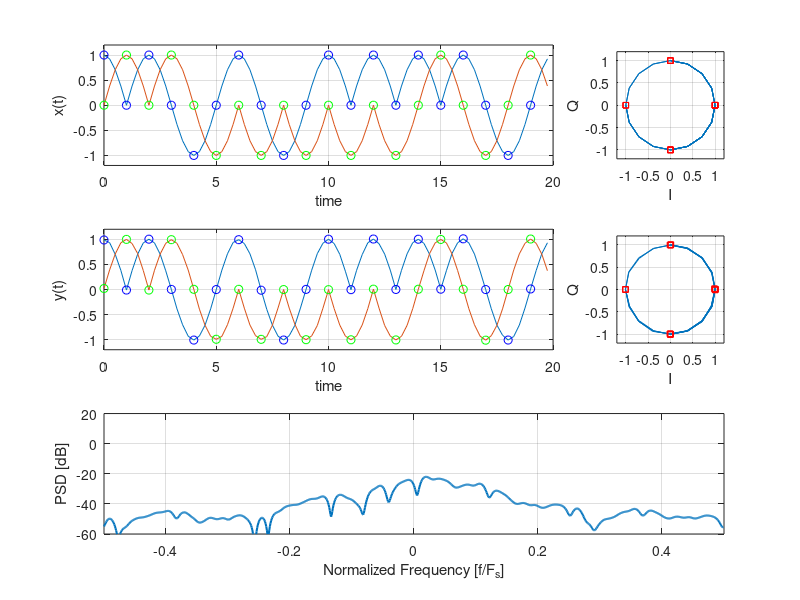

Source code (MATLAB):
% cpfskmodem_example.m : auto-generated file
clear all
close all
k = 4;
h = 0.500000;
num_symbols = 20;
num_samples = 80;
nfft        = 1024;
delay       = 3; % receive filter delay
x   = zeros(1,num_samples);
y   = zeros(1,num_samples);
x(   1) =   1.00000000 + j*  0.00000000;
y(   1) =   0.98671579 + j*  0.02026903;
x(   2) =   0.92387950 + j*  0.38268346;
y(   2) =   0.93290520 + j*  0.39062038;
x(   3) =   0.70710677 + j*  0.70710677;
y(   3) =   0.70018369 + j*  0.70742828;
x(   4) =   0.38268343 + j*  0.92387950;
y(   4) =   0.38166359 + j*  0.93058860;
x(   5) =  -0.00000004 + j*  1.00000000;
y(   5) =  -0.01098744 + j*  0.99856961;
x(   6) =   0.38268343 + j*  0.92387950;
y(   6) =   0.37665483 + j*  0.91593564;
x(   7) =   0.70710683 + j*  0.70710677;
y(   7) =   0.70485592 + j*  0.71608925;
x(   8) =   0.92387956 + j*  0.38268340;
y(   8) =   0.92800540 + j*  0.37757531;
x(   9) =   1.00000000 + j* -0.00000006;
y(   9) =   1.00277257 + j* -0.01098012;
x(  10) =   0.92387956 + j*  0.38268340;
y(  10) =   0.92729324 + j*  0.38476276;
x(  11) =   0.70710683 + j*  0.70710677;
y(  11) =   0.70452249 + j*  0.70490950;
x(  12) =   0.38268343 + j*  0.92387950;
y(  12) =   0.37280306 + j*  0.92103714;
x(  13) =  -0.00000004 + j*  1.00000000;
y(  13) =   0.00194194 + j*  0.99289280;
x(  14) =  -0.38268352 + j*  0.92387950;
y(  14) =  -0.38531673 + j*  0.92010409;
x(  15) =  -0.70710677 + j*  0.70710677;
y(  15) =  -0.70180357 + j*  0.69592094;
x(  16) =  -0.92387950 + j*  0.38268349;
y(  16) =  -0.93007803 + j*  0.38796756;
x(  17) =  -1.00000000 + j*  0.00000015;
y(  17) =  -1.00753939 + j*  0.00378815;
x(  18) =  -0.92387962 + j* -0.38268322;
y(  18) =  -0.92499477 + j* -0.39212415;
x(  19) =  -0.70710701 + j* -0.70710659;
y(  19) =  -0.71127522 + j* -0.71213192;
x(  20) =  -0.38268358 + j* -0.92387950;
y(  20) =  -0.38595253 + j* -0.93268883;
x(  21) =   0.00000001 + j* -1.00000000;
y(  21) =  -0.00108664 + j* -0.99165910;
x(  22) =   0.38268360 + j* -0.92387944;
y(  22) =   0.38544837 + j* -0.93327963;
x(  23) =   0.70710701 + j* -0.70710653;
y(  23) =   0.71169776 + j* -0.70031911;
x(  24) =   0.92387974 + j* -0.38268298;
y(  24) =   0.93664193 + j* -0.37381104;
x(  25) =   1.00000000 + j*  0.00000065;
y(  25) =   0.99263829 + j*  0.00383569;
x(  26) =   0.92387974 + j* -0.38268298;
y(  26) =   0.91551757 + j* -0.37195438;
x(  27) =   0.70710701 + j* -0.70710653;
y(  27) =   0.71123135 + j* -0.70759881;
x(  28) =   0.38268360 + j* -0.92387944;
y(  28) =   0.39367676 + j* -0.91993678;
x(  29) =   0.00000001 + j* -1.00000000;
y(  29) =  -0.01362990 + j* -0.99267638;
x(  30) =  -0.38268358 + j* -0.92387950;
y(  30) =  -0.39612061 + j* -0.93775254;
x(  31) =  -0.70710683 + j* -0.70710671;
y(  31) =  -0.70942533 + j* -0.71207613;
x(  32) =  -0.92387950 + j* -0.38268343;
y(  32) =  -0.92860419 + j* -0.36953309;
x(  33) =  -1.00000000 + j* -0.00000009;
y(  33) =  -1.00667429 + j* -0.00131923;
x(  34) =  -0.92387950 + j* -0.38268343;
y(  34) =  -0.92006391 + j* -0.37114185;
x(  35) =  -0.70710683 + j* -0.70710671;
y(  35) =  -0.71507198 + j* -0.69145292;
x(  36) =  -0.38268358 + j* -0.92387950;
y(  36) =  -0.36829123 + j* -0.93133354;
x(  37) =   0.00000001 + j* -1.00000000;
y(  37) =   0.00242148 + j* -0.99997568;
x(  38) =   0.38268360 + j* -0.92387944;
y(  38) =   0.38431811 + j* -0.92372304;
x(  39) =   0.70710701 + j* -0.70710653;
y(  39) =   0.71364564 + j* -0.71798825;
x(  40) =   0.92387974 + j* -0.38268298;
y(  40) =   0.92114794 + j* -0.37421042;
x(  41) =   1.00000000 + j*  0.00000065;
y(  41) =   1.00216877 + j* -0.00327653;
x(  42) =   0.92387974 + j* -0.38268298;
y(  42) =   0.91592973 + j* -0.37909544;
x(  43) =   0.70710701 + j* -0.70710653;
y(  43) =   0.70194995 + j* -0.70763892;
x(  44) =   0.38268360 + j* -0.92387944;
y(  44) =   0.36440843 + j* -0.92778379;
x(  45) =   0.00000001 + j* -1.00000000;
y(  45) =  -0.00321418 + j* -1.00193012;
x(  46) =   0.38268360 + j* -0.92387944;
y(  46) =   0.38235560 + j* -0.92531991;
x(  47) =   0.70710701 + j* -0.70710653;
y(  47) =   0.69532424 + j* -0.70699692;
x(  48) =   0.92387974 + j* -0.38268298;
y(  48) =   0.93044609 + j* -0.38108715;
x(  49) =   1.00000000 + j*  0.00000065;
y(  49) =   1.00544608 + j*  0.00674568;
x(  50) =   0.92387974 + j* -0.38268298;
y(  50) =   0.91191113 + j* -0.37220779;
x(  51) =   0.70710701 + j* -0.70710653;
y(  51) =   0.70564514 + j* -0.71705806;
x(  52) =   0.38268360 + j* -0.92387944;
y(  52) =   0.38643306 + j* -0.92710227;
x(  53) =   0.00000001 + j* -1.00000000;
y(  53) =   0.00072653 + j* -1.00476241;
x(  54) =   0.38268360 + j* -0.92387944;
y(  54) =   0.38286898 + j* -0.93241262;
x(  55) =   0.70710701 + j* -0.70710653;
y(  55) =   0.71135634 + j* -0.71309072;
x(  56) =   0.92387974 + j* -0.38268298;
y(  56) =   0.93191916 + j* -0.38201326;
x(  57) =   1.00000000 + j*  0.00000065;
y(  57) =   1.00175035 + j*  0.00531236;
x(  58) =   0.92387921 + j*  0.38268417;
y(  58) =   0.91909885 + j*  0.37382877;
x(  59) =   0.70710611 + j*  0.70710748;
y(  59) =   0.70206028 + j*  0.71653813;
x(  60) =   0.38268238 + j*  0.92387998;
y(  60) =   0.38791904 + j*  0.92881548;
x(  61) =  -0.00000129 + j*  1.00000000;
y(  61) =   0.00651861 + j*  0.99736750;
x(  62) =   0.38268238 + j*  0.92387998;
y(  62) =   0.37460503 + j*  0.92803425;
x(  63) =   0.70710611 + j*  0.70710748;
y(  63) =   0.71842802 + j*  0.71051699;
x(  64) =   0.92387921 + j*  0.38268417;
y(  64) =   0.93006003 + j*  0.37858316;
x(  65) =   1.00000000 + j*  0.00000065;
y(  65) =   1.00978863 + j*  0.00489373;
x(  66) =   0.92387974 + j* -0.38268298;
y(  66) =   0.92767459 + j* -0.38265476;
x(  67) =   0.70710701 + j* -0.70710653;
y(  67) =   0.70610476 + j* -0.70208567;
x(  68) =   0.38268360 + j* -0.92387944;
y(  68) =   0.36932164 + j* -0.92879403;
x(  69) =   0.00000001 + j* -1.00000000;
y(  69) =  -0.00121590 + j* -1.00967181;
x(  70) =  -0.38268358 + j* -0.92387950;
y(  70) =  -0.38411278 + j* -0.92018771;
x(  71) =  -0.70710683 + j* -0.70710671;
y(  71) =  -0.70929676 + j* -0.71330130;
x(  72) =  -0.92387950 + j* -0.38268343;
y(  72) =  -0.91055721 + j* -0.38652924;
x(  73) =  -1.00000000 + j* -0.00000009;
y(  73) =  -1.00712669 + j*  0.00018203;
x(  74) =  -0.92387962 + j*  0.38268328;
y(  74) =  -0.93586248 + j*  0.39078015;
x(  75) =  -0.70710695 + j*  0.70710659;
y(  75) =  -0.70676845 + j*  0.71143079;
x(  76) =  -0.38268363 + j*  0.92387944;
y(  76) =  -0.36975366 + j*  0.91973221;
x(  77) =  -0.00000016 + j*  1.00000000;
y(  77) =   0.01081359 + j*  1.00575924;
x(  78) =   0.38268331 + j*  0.92387956;
y(  78) =   0.38053301 + j*  0.91947901;
x(  79) =   0.70710671 + j*  0.70710683;
y(  79) =   0.71431422 + j*  0.70326704;
x(  80) =   0.92387950 + j*  0.38268349;
y(  80) =   0.93091214 + j*  0.37457675;
psd = zeros(1,nfft);
psd(   1) = -54.97084045;
psd(   2) = -54.18815994;
psd(   3) = -53.32052612;
psd(   4) = -52.47687912;
psd(   5) = -51.71901703;
psd(   6) = -51.07700348;
psd(   7) = -50.56320190;
psd(   8) = -50.18128204;
psd(   9) = -49.93109131;
psd(  10) = -49.81114960;
psd(  11) = -49.82006073;
psd(  12) = -49.95716476;
psd(  13) = -50.22300720;
psd(  14) = -50.61966705;
psd(  15) = -51.15113068;
psd(  16) = -51.82360077;
psd(  17) = -52.64580154;
psd(  18) = -53.62896347;
psd(  19) = -54.78576279;
psd(  20) = -56.12652588;
psd(  21) = -57.64667511;
psd(  22) = -59.29283142;
psd(  23) = -60.88646317;
psd(  24) = -62.03766632;
psd(  25) = -62.30720901;
psd(  26) = -61.70396423;
psd(  27) = -60.67251205;
psd(  28) = -59.59539032;
psd(  29) = -58.64305496;
psd(  30) = -57.86133194;
psd(  31) = -57.24527740;
psd(  32) = -56.77130127;
psd(  33) = -56.40815735;
psd(  34) = -56.12065125;
psd(  35) = -55.87141418;
psd(  36) = -55.62384796;
psd(  37) = -55.34683228;
psd(  38) = -55.02004623;
psd(  39) = -54.63756943;
psd(  40) = -54.20745087;
psd(  41) = -53.74736023;
psd(  42) = -53.27873230;
psd(  43) = -52.82137299;
psd(  44) = -52.39045715;
psd(  45) = -51.99535751;
psd(  46) = -51.64004898;
psd(  47) = -51.32387543;
psd(  48) = -51.04301834;
psd(  49) = -50.79174805;
psd(  50) = -50.56387329;
psd(  51) = -50.35387039;
psd(  52) = -50.15783691;
psd(  53) = -49.97405243;
psd(  54) = -49.80283356;
psd(  55) = -49.64617920;
psd(  56) = -49.50685120;
psd(  57) = -49.38743591;
psd(  58) = -49.28945923;
psd(  59) = -49.21274567;
psd(  60) = -49.15504074;
psd(  61) = -49.11197662;
psd(  62) = -49.07748795;
psd(  63) = -49.04454803;
psd(  64) = -49.00619507;
psd(  65) = -48.95659637;
psd(  66) = -48.89192581;
psd(  67) = -48.81086349;
psd(  68) = -48.71447754;
psd(  69) = -48.60551834;
psd(  70) = -48.48747253;
psd(  71) = -48.36351395;
psd(  72) = -48.23574448;
psd(  73) = -48.10478210;
psd(  74) = -47.96985626;
psd(  75) = -47.82924271;
psd(  76) = -47.68099976;
psd(  77) = -47.52375031;
psd(  78) = -47.35739136;
psd(  79) = -47.18341064;
psd(  80) = -47.00489044;
psd(  81) = -46.82611465;
psd(  82) = -46.65198517;
psd(  83) = -46.48728943;
psd(  84) = -46.33615875;
psd(  85) = -46.20163345;
psd(  86) = -46.08544159;
psd(  87) = -45.98796082;
psd(  88) = -45.90834045;
psd(  89) = -45.84472275;
psd(  90) = -45.79450226;
psd(  91) = -45.75451279;
psd(  92) = -45.72132492;
psd(  93) = -45.69128036;
psd(  94) = -45.66062927;
psd(  95) = -45.62558746;
psd(  96) = -45.58246613;
psd(  97) = -45.52792358;
psd(  98) = -45.45934677;
psd(  99) = -45.37534332;
psd( 100) = -45.27632904;
psd( 101) = -45.16492462;
psd( 102) = -45.04620361;
psd( 103) = -44.92753601;
psd( 104) = -44.81814957;
psd( 105) = -44.72851562;
psd( 106) = -44.66968155;
psd( 107) = -44.65260315;
psd( 108) = -44.68766022;
psd( 109) = -44.78429794;
psd( 110) = -44.95074463;
psd( 111) = -45.19372559;
psd( 112) = -45.51801300;
psd( 113) = -45.92562103;
psd( 114) = -46.41448975;
psd( 115) = -46.97600555;
psd( 116) = -47.59134674;
psd( 117) = -48.22643661;
psd( 118) = -48.82744217;
psd( 119) = -49.32124329;
psd( 120) = -49.62929535;
psd( 121) = -49.69642639;
psd( 122) = -49.51874161;
psd( 123) = -49.14513397;
psd( 124) = -48.65119171;
psd( 125) = -48.10935974;
psd( 126) = -47.57402802;
psd( 127) = -47.08001709;
psd( 128) = -46.64710236;
psd( 129) = -46.28524399;
psd( 130) = -45.99848175;
psd( 131) = -45.78749084;
psd( 132) = -45.65108490;
psd( 133) = -45.58691025;
psd( 134) = -45.59191132;
psd( 135) = -45.66225433;
psd( 136) = -45.79322433;
psd( 137) = -45.97907257;
psd( 138) = -46.21273804;
psd( 139) = -46.48579025;
psd( 140) = -46.78852844;
psd( 141) = -47.11041260;
psd( 142) = -47.44093323;
psd( 143) = -47.77079773;
psd( 144) = -48.09328461;
psd( 145) = -48.40537643;
psd( 146) = -48.70821381;
psd( 147) = -49.00668335;
psd( 148) = -49.30809402;
psd( 149) = -49.62028122;
psd( 150) = -49.94960022;
psd( 151) = -50.29886246;
psd( 152) = -50.66580963;
psd( 153) = -51.04193878;
psd( 154) = -51.41228104;
psd( 155) = -51.75658417;
psd( 156) = -52.05218506;
psd( 157) = -52.27858734;
psd( 158) = -52.42265701;
psd( 159) = -52.48170471;
psd( 160) = -52.46324921;
psd( 161) = -52.38143158;
psd( 162) = -52.25191498;
psd( 163) = -52.08780289;
psd( 164) = -51.89771271;
psd( 165) = -51.68589783;
psd( 166) = -51.45401001;
psd( 167) = -51.20336533;
psd( 168) = -50.93695831;
psd( 169) = -50.66058731;
psd( 170) = -50.38293457;
psd( 171) = -50.11462784;
psd( 172) = -49.86690521;
psd( 173) = -49.65019989;
psd( 174) = -49.47315216;
psd( 175) = -49.34189224;
psd( 176) = -49.25980377;
psd( 177) = -49.22735596;
psd( 178) = -49.24228287;
psd( 179) = -49.29971313;
psd( 180) = -49.39245605;
psd( 181) = -49.51130676;
psd( 182) = -49.64562225;
psd( 183) = -49.78385544;
psd( 184) = -49.91434479;
psd( 185) = -50.02617264;
psd( 186) = -50.11007690;
psd( 187) = -50.15921021;
psd( 188) = -50.16978455;
psd( 189) = -50.14151001;
psd( 190) = -50.07769012;
psd( 191) = -49.98501587;
psd( 192) = -49.87300491;
psd( 193) = -49.75318146;
psd( 194) = -49.63803101;
psd( 195) = -49.53999329;
psd( 196) = -49.47041321;
psd( 197) = -49.43864441;
psd( 198) = -49.45125961;
psd( 199) = -49.51128387;
psd( 200) = -49.61738205;
psd( 201) = -49.76302719;
psd( 202) = -49.93587112;
psd( 203) = -50.11747360;
psd( 204) = -50.28434753;
psd( 205) = -50.41062164;
psd( 206) = -50.47296524;
psd( 207) = -50.45608139;
psd( 208) = -50.35713959;
psd( 209) = -50.18602371;
psd( 210) = -49.96183014;
psd( 211) = -49.70722198;
psd( 212) = -49.44331360;
psd( 213) = -49.18637848;
psd( 214) = -48.94689560;
psd( 215) = -48.72978973;
psd( 216) = -48.53572083;
psd( 217) = -48.36248398;
psd( 218) = -48.20676422;
psd( 219) = -48.06547546;
psd( 220) = -47.93693161;
psd( 221) = -47.82150650;
psd( 222) = -47.72168732;
psd( 223) = -47.64173508;
psd( 224) = -47.58694458;
psd( 225) = -47.56278992;
psd( 226) = -47.57406616;
psd( 227) = -47.62430573;
psd( 228) = -47.71533966;
psd( 229) = -47.84705734;
psd( 230) = -48.01747131;
psd( 231) = -48.22307968;
psd( 232) = -48.45930481;
psd( 233) = -48.72138214;
psd( 234) = -49.00528336;
psd( 235) = -49.30889130;
psd( 236) = -49.63292694;
psd( 237) = -49.98171234;
psd( 238) = -50.36365128;
psd( 239) = -50.79121399;
psd( 240) = -51.28121185;
psd( 241) = -51.85494232;
psd( 242) = -52.53933334;
psd( 243) = -53.36933517;
psd( 244) = -54.39291000;
psd( 245) = -55.68058777;
psd( 246) = -57.34642410;
psd( 247) = -59.59747314;
psd( 248) = -62.87675858;
psd( 249) = -68.37712097;
psd( 250) = -75.26139069;
psd( 251) = -66.90086365;
psd( 252) = -61.61128616;
psd( 253) = -58.26622772;
psd( 254) = -55.87349701;
psd( 255) = -54.05543518;
psd( 256) = -52.63504028;
psd( 257) = -51.51766968;
psd( 258) = -50.64859772;
psd( 259) = -49.99511719;
psd( 260) = -49.53796005;
psd( 261) = -49.26704407;
psd( 262) = -49.17929840;
psd( 263) = -49.27793884;
psd( 264) = -49.57266235;
psd( 265) = -50.08094025;
psd( 266) = -50.83055878;
psd( 267) = -51.86412430;
psd( 268) = -53.24621201;
psd( 269) = -55.07104874;
psd( 270) = -57.44586945;
psd( 271) = -60.25777435;
psd( 272) = -61.97306061;
psd( 273) = -60.31751633;
psd( 274) = -57.38015747;
psd( 275) = -54.83369446;
psd( 276) = -52.82440948;
psd( 277) = -51.24102783;
psd( 278) = -49.98067856;
psd( 279) = -48.96984482;
psd( 280) = -48.15663147;
psd( 281) = -47.50314713;
psd( 282) = -46.98031998;
psd( 283) = -46.56450653;
psd( 284) = -46.23520660;
psd( 285) = -45.97347641;
psd( 286) = -45.76093292;
psd( 287) = -45.57920837;
psd( 288) = -45.41015244;
psd( 289) = -45.23661804;
psd( 290) = -45.04395294;
psd( 291) = -44.82173920;
psd( 292) = -44.56520844;
psd( 293) = -44.27577972;
psd( 294) = -43.96037292;
psd( 295) = -43.62969208;
psd( 296) = -43.29608917;
psd( 297) = -42.97154236;
psd( 298) = -42.66621399;
psd( 299) = -42.38755798;
psd( 300) = -42.14002991;
psd( 301) = -41.92515945;
psd( 302) = -41.74183655;
psd( 303) = -41.58686066;
psd( 304) = -41.45557404;
psd( 305) = -41.34262466;
psd( 306) = -41.24279022;
psd( 307) = -41.15175629;
psd( 308) = -41.06666946;
psd( 309) = -40.98643494;
psd( 310) = -40.91157532;
psd( 311) = -40.84378052;
psd( 312) = -40.78514099;
psd( 313) = -40.73730087;
psd( 314) = -40.70068741;
psd( 315) = -40.67390823;
psd( 316) = -40.65351486;
psd( 317) = -40.63408279;
psd( 318) = -40.60880661;
psd( 319) = -40.57044220;
psd( 320) = -40.51248932;
psd( 321) = -40.43042755;
psd( 322) = -40.32250214;
psd( 323) = -40.18997955;
psd( 324) = -40.03665543;
psd( 325) = -39.86784744;
psd( 326) = -39.68920135;
psd( 327) = -39.50559235;
psd( 328) = -39.32040024;
psd( 329) = -39.13521194;
psd( 330) = -38.95002365;
psd( 331) = -38.76371002;
psd( 332) = -38.57481384;
psd( 333) = -38.38227081;
psd( 334) = -38.18610764;
psd( 335) = -37.98778915;
psd( 336) = -37.79028702;
psd( 337) = -37.59774780;
psd( 338) = -37.41500473;
psd( 339) = -37.24691010;
psd( 340) = -37.09776688;
psd( 341) = -36.97080612;
psd( 342) = -36.86785126;
psd( 343) = -36.78907013;
psd( 344) = -36.73292160;
psd( 345) = -36.69615173;
psd( 346) = -36.67391968;
psd( 347) = -36.66002655;
psd( 348) = -36.64727783;
psd( 349) = -36.62795258;
psd( 350) = -36.59445953;
psd( 351) = -36.54005432;
psd( 352) = -36.45968246;
psd( 353) = -36.35067368;
psd( 354) = -36.21329117;
psd( 355) = -36.05094528;
psd( 356) = -35.87005615;
psd( 357) = -35.67959213;
psd( 358) = -35.49041748;
psd( 359) = -35.31459427;
psd( 360) = -35.16474915;
psd( 361) = -35.05364990;
psd( 362) = -34.99393845;
psd( 363) = -34.99815369;
psd( 364) = -35.07887268;
psd( 365) = -35.24911118;
psd( 366) = -35.52287674;
psd( 367) = -35.91599274;
psd( 368) = -36.44724274;
psd( 369) = -37.14004135;
psd( 370) = -38.02478409;
psd( 371) = -39.14220810;
psd( 372) = -40.54732513;
psd( 373) = -42.30948639;
psd( 374) = -44.48175430;
psd( 375) = -46.89913177;
psd( 376) = -48.45731354;
psd( 377) = -47.51826859;
psd( 378) = -45.13218689;
psd( 379) = -42.79956818;
psd( 380) = -40.86549377;
psd( 381) = -39.30406189;
psd( 382) = -38.04338074;
psd( 383) = -37.02291107;
psd( 384) = -36.19767761;
psd( 385) = -35.53471375;
psd( 386) = -35.00953674;
psd( 387) = -34.60355377;
psd( 388) = -34.30229568;
psd( 389) = -34.09416962;
psd( 390) = -33.96957779;
psd( 391) = -33.92018127;
psd( 392) = -33.93833923;
psd( 393) = -34.01661301;
psd( 394) = -34.14732361;
psd( 395) = -34.32216263;
psd( 396) = -34.53194046;
psd( 397) = -34.76651001;
psd( 398) = -35.01495361;
psd( 399) = -35.26611328;
psd( 400) = -35.50950623;
psd( 401) = -35.73647308;
psd( 402) = -35.94138336;
psd( 403) = -36.12247849;
psd( 404) = -36.28211975;
psd( 405) = -36.42629242;
psd( 406) = -36.56352615;
psd( 407) = -36.70352554;
psd( 408) = -36.85585403;
psd( 409) = -37.02886200;
psd( 410) = -37.22896957;
psd( 411) = -37.46025848;
psd( 412) = -37.72430038;
psd( 413) = -38.02020264;
psd( 414) = -38.34484482;
psd( 415) = -38.69341660;
psd( 416) = -39.06026459;
psd( 417) = -39.44022369;
psd( 418) = -39.83029938;
psd( 419) = -40.23164368;
psd( 420) = -40.65129089;
psd( 421) = -41.10348511;
psd( 422) = -41.61006546;
psd( 423) = -42.19985962;
psd( 424) = -42.90658569;
psd( 425) = -43.76295090;
psd( 426) = -44.78311157;
psd( 427) = -45.91076279;
psd( 428) = -46.89337921;
psd( 429) = -47.16560364;
psd( 430) = -46.25650024;
psd( 431) = -44.47422791;
psd( 432) = -42.44681931;
psd( 433) = -40.52204132;
psd( 434) = -38.80711365;
psd( 435) = -37.31399155;
psd( 436) = -36.02680588;
psd( 437) = -34.92435074;
psd( 438) = -33.98645020;
psd( 439) = -33.19508362;
psd( 440) = -32.53395081;
psd( 441) = -31.98765755;
psd( 442) = -31.54080582;
psd( 443) = -31.17721558;
psd( 444) = -30.87939072;
psd( 445) = -30.62841606;
psd( 446) = -30.40456009;
psd( 447) = -30.18870163;
psd( 448) = -29.96454048;
psd( 449) = -29.72114372;
psd( 450) = -29.45489693;
psd( 451) = -29.17012978;
psd( 452) = -28.87806320;
psd( 453) = -28.59457016;
psd( 454) = -28.33760452;
psd( 455) = -28.12507248;
psd( 456) = -27.97352028;
psd( 457) = -27.89764404;
psd( 458) = -27.91032600;
psd( 459) = -28.02308273;
psd( 460) = -28.24663353;
psd( 461) = -28.59152222;
psd( 462) = -29.06875610;
psd( 463) = -29.69034004;
psd( 464) = -30.46961975;
psd( 465) = -31.42101479;
psd( 466) = -32.55797195;
psd( 467) = -33.88598633;
psd( 468) = -35.38230133;
psd( 469) = -36.94433594;
psd( 470) = -38.29586029;
psd( 471) = -38.97203064;
psd( 472) = -38.68582535;
psd( 473) = -37.69666290;
psd( 474) = -36.45719147;
psd( 475) = -35.23576736;
psd( 476) = -34.12508392;
psd( 477) = -33.13725281;
psd( 478) = -32.25744247;
psd( 479) = -31.46562386;
psd( 480) = -30.74437714;
psd( 481) = -30.08121109;
psd( 482) = -29.46859169;
psd( 483) = -28.90295029;
psd( 484) = -28.38333130;
psd( 485) = -27.91004181;
psd( 486) = -27.48350143;
psd( 487) = -27.10340118;
psd( 488) = -26.76818466;
psd( 489) = -26.47475052;
psd( 490) = -26.21843338;
psd( 491) = -25.99317360;
psd( 492) = -25.79187775;
psd( 493) = -25.60703278;
psd( 494) = -25.43144417;
psd( 495) = -25.25909615;
psd( 496) = -25.08597946;
psd( 497) = -24.91068649;
psd( 498) = -24.73471069;
psd( 499) = -24.56232071;
psd( 500) = -24.40012741;
psd( 501) = -24.25644684;
psd( 502) = -24.14066315;
psd( 503) = -24.06269455;
psd( 504) = -24.03265953;
psd( 505) = -24.06075287;
psd( 506) = -24.15735054;
psd( 507) = -24.33326912;
psd( 508) = -24.60019875;
psd( 509) = -24.97126389;
psd( 510) = -25.46175957;
psd( 511) = -26.08997726;
psd( 512) = -26.87802124;
psd( 513) = -27.85190201;
psd( 514) = -29.03866196;
psd( 515) = -30.45259285;
psd( 516) = -32.04539490;
psd( 517) = -33.56306458;
psd( 518) = -34.35544968;
psd( 519) = -33.80251694;
psd( 520) = -32.25376892;
psd( 521) = -30.45732307;
psd( 522) = -28.79091263;
psd( 523) = -27.35150909;
psd( 524) = -26.13864708;
psd( 525) = -25.12837410;
psd( 526) = -24.29507256;
psd( 527) = -23.61668396;
psd( 528) = -23.07522011;
psd( 529) = -22.65612030;
psd( 530) = -22.34739113;
psd( 531) = -22.13882637;
psd( 532) = -22.02133560;
psd( 533) = -21.98634148;
psd( 534) = -22.02520180;
psd( 535) = -22.12866592;
psd( 536) = -22.28636169;
psd( 537) = -22.48632431;
psd( 538) = -22.71469307;
psd( 539) = -22.95570755;
psd( 540) = -23.19223595;
psd( 541) = -23.40695572;
psd( 542) = -23.58423042;
psd( 543) = -23.71232033;
psd( 544) = -23.78530693;
psd( 545) = -23.80398178;
psd( 546) = -23.77532959;
psd( 547) = -23.71078300;
psd( 548) = -23.62394524;
psd( 549) = -23.52842522;
psd( 550) = -23.43629456;
psd( 551) = -23.35722923;
psd( 552) = -23.29822731;
psd( 553) = -23.26368141;
psd( 554) = -23.25564384;
psd( 555) = -23.27421570;
psd( 556) = -23.31791306;
psd( 557) = -23.38410187;
psd( 558) = -23.46942139;
psd( 559) = -23.57024765;
psd( 560) = -23.68316269;
psd( 561) = -23.80540657;
psd( 562) = -23.93526077;
psd( 563) = -24.07230377;
psd( 564) = -24.21751404;
psd( 565) = -24.37317657;
psd( 566) = -24.54261017;
psd( 567) = -24.72980499;
psd( 568) = -24.93892670;
psd( 569) = -25.17382812;
psd( 570) = -25.43757248;
psd( 571) = -25.73191643;
psd( 572) = -26.05687714;
psd( 573) = -26.41021919;
psd( 574) = -26.78702354;
psd( 575) = -27.17928696;
psd( 576) = -27.57571983;
psd( 577) = -27.96195602;
psd( 578) = -28.32139015;
psd( 579) = -28.63686752;
psd( 580) = -28.89312363;
psd( 581) = -29.07942200;
psd( 582) = -29.19158745;
psd( 583) = -29.23249817;
psd( 584) = -29.21092796;
psd( 585) = -29.13916779;
psd( 586) = -29.03044510;
psd( 587) = -28.89683914;
psd( 588) = -28.74813271;
psd( 589) = -28.59147835;
psd( 590) = -28.43166351;
psd( 591) = -28.27171516;
psd( 592) = -28.11363029;
psd( 593) = -27.95902252;
psd( 594) = -27.80969238;
psd( 595) = -27.66792679;
psd( 596) = -27.53667450;
psd( 597) = -27.41945648;
psd( 598) = -27.32017899;
psd( 599) = -27.24280930;
psd( 600) = -27.19100571;
psd( 601) = -27.16772270;
psd( 602) = -27.17480850;
psd( 603) = -27.21256065;
psd( 604) = -27.27931786;
psd( 605) = -27.37102890;
psd( 606) = -27.48091888;
psd( 607) = -27.59932327;
psd( 608) = -27.71388817;
psd( 609) = -27.81041336;
psd( 610) = -27.87442207;
psd( 611) = -27.89346886;
psd( 612) = -27.85964584;
psd( 613) = -27.77154732;
psd( 614) = -27.63490868;
psd( 615) = -27.46164513;
psd( 616) = -27.26774979;
psd( 617) = -27.07084465;
psd( 618) = -26.88814354;
psd( 619) = -26.73515701;
psd( 620) = -26.62514114;
psd( 621) = -26.56910133;
psd( 622) = -26.57609940;
psd( 623) = -26.65367508;
psd( 624) = -26.80830765;
psd( 625) = -27.04581261;
psd( 626) = -27.37167168;
psd( 627) = -27.79124832;
psd( 628) = -28.30982399;
psd( 629) = -28.93238068;
psd( 630) = -29.66279984;
psd( 631) = -30.50208092;
psd( 632) = -31.44450760;
psd( 633) = -32.47010803;
psd( 634) = -33.53147888;
psd( 635) = -34.53575897;
psd( 636) = -35.33621597;
psd( 637) = -35.76961899;
psd( 638) = -35.75381851;
psd( 639) = -35.35488129;
psd( 640) = -34.73175049;
psd( 641) = -34.03548431;
psd( 642) = -33.36420822;
psd( 643) = -32.76844406;
psd( 644) = -32.26908493;
psd( 645) = -31.87123299;
psd( 646) = -31.57222939;
psd( 647) = -31.36575699;
psd( 648) = -31.24378395;
psd( 649) = -31.19745255;
psd( 650) = -31.21744347;
psd( 651) = -31.29415703;
psd( 652) = -31.41787338;
psd( 653) = -31.57895279;
psd( 654) = -31.76818085;
psd( 655) = -31.97717857;
psd( 656) = -32.19889832;
psd( 657) = -32.42805099;
psd( 658) = -32.66143036;
psd( 659) = -32.89791870;
psd( 660) = -33.13832092;
psd( 661) = -33.38485718;
psd( 662) = -33.64059067;
psd( 663) = -33.90877151;
psd( 664) = -34.19226456;
psd( 665) = -34.49311066;
psd( 666) = -34.81226730;
psd( 667) = -35.14947891;
psd( 668) = -35.50333405;
psd( 669) = -35.87141418;
psd( 670) = -36.25050354;
psd( 671) = -36.63687134;
psd( 672) = -37.02645874;
psd( 673) = -37.41500854;
psd( 674) = -37.79809189;
psd( 675) = -38.17095184;
psd( 676) = -38.52827454;
psd( 677) = -38.86401367;
psd( 678) = -39.17124557;
psd( 679) = -39.44247437;
psd( 680) = -39.67017746;
psd( 681) = -39.84783936;
psd( 682) = -39.97114944;
psd( 683) = -40.03903961;
psd( 684) = -40.05431747;
psd( 685) = -40.02354050;
psd( 686) = -39.95627975;
psd( 687) = -39.86393738;
psd( 688) = -39.75853348;
psd( 689) = -39.65169144;
psd( 690) = -39.55393982;
psd( 691) = -39.47433472;
psd( 692) = -39.42029190;
psd( 693) = -39.39752579;
psd( 694) = -39.41001511;
psd( 695) = -39.45993042;
psd( 696) = -39.54743195;
psd( 697) = -39.67044830;
psd( 698) = -39.82439041;
psd( 699) = -40.00186157;
psd( 700) = -40.19262695;
psd( 701) = -40.38395691;
psd( 702) = -40.56160355;
psd( 703) = -40.71161652;
psd( 704) = -40.82266235;
psd( 705) = -40.88842773;
psd( 706) = -40.90920258;
psd( 707) = -40.89198303;
psd( 708) = -40.84902191;
psd( 709) = -40.79547882;
psd( 710) = -40.74687195;
psd( 711) = -40.71706772;
psd( 712) = -40.71703339;
psd( 713) = -40.75421906;
psd( 714) = -40.83237076;
psd( 715) = -40.95162964;
psd( 716) = -41.10865784;
psd( 717) = -41.29697418;
psd( 718) = -41.50728607;
psd( 719) = -41.72812653;
psd( 720) = -41.94671249;
psd( 721) = -42.15015411;
psd( 722) = -42.32679367;
psd( 723) = -42.46748352;
psd( 724) = -42.56644821;
psd( 725) = -42.62144470;
psd( 726) = -42.63339996;
psd( 727) = -42.60545731;
psd( 728) = -42.54203415;
psd( 729) = -42.44807816;
psd( 730) = -42.32860184;
psd( 731) = -42.18855286;
psd( 732) = -42.03288269;
psd( 733) = -41.86656570;
psd( 734) = -41.69463730;
psd( 735) = -41.52203369;
psd( 736) = -41.35345459;
psd( 737) = -41.19308090;
psd( 738) = -41.04442215;
psd( 739) = -40.91016388;
psd( 740) = -40.79217529;
psd( 741) = -40.69149780;
psd( 742) = -40.60849762;
psd( 743) = -40.54298782;
psd( 744) = -40.49438095;
psd( 745) = -40.46184540;
psd( 746) = -40.44442749;
psd( 747) = -40.44109726;
psd( 748) = -40.45089722;
psd( 749) = -40.47294617;
psd( 750) = -40.50659943;
psd( 751) = -40.55155945;
psd( 752) = -40.60805893;
psd( 753) = -40.67710114;
psd( 754) = -40.76068878;
psd( 755) = -40.86201477;
psd( 756) = -40.98562241;
psd( 757) = -41.13737106;
psd( 758) = -41.32441711;
psd( 759) = -41.55500412;
psd( 760) = -41.83811951;
psd( 761) = -42.18318558;
psd( 762) = -42.59943390;
psd( 763) = -43.09509277;
psd( 764) = -43.67591476;
psd( 765) = -44.34247971;
psd( 766) = -45.08547974;
psd( 767) = -45.87743759;
psd( 768) = -46.66098022;
psd( 769) = -47.33871841;
psd( 770) = -47.78232193;
psd( 771) = -47.88243103;
psd( 772) = -47.61894989;
psd( 773) = -47.07711792;
psd( 774) = -46.38862228;
psd( 775) = -45.66789246;
psd( 776) = -44.98946381;
psd( 777) = -44.39382553;
psd( 778) = -43.89979553;
psd( 779) = -43.51421738;
psd( 780) = -43.23794937;
psd( 781) = -43.06911087;
psd( 782) = -43.00483322;
psd( 783) = -43.04212952;
psd( 784) = -43.17828751;
psd( 785) = -43.41097260;
psd( 786) = -43.73822784;
psd( 787) = -44.15818024;
psd( 788) = -44.66871643;
psd( 789) = -45.26678085;
psd( 790) = -45.94744873;
psd( 791) = -46.70247650;
psd( 792) = -47.51839447;
psd( 793) = -48.37429047;
psd( 794) = -49.24001312;
psd( 795) = -50.07641602;
psd( 796) = -50.84019470;
psd( 797) = -51.49440384;
psd( 798) = -52.02178192;
psd( 799) = -52.43307114;
psd( 800) = -52.76392365;
psd( 801) = -53.06272125;
psd( 802) = -53.37724686;
psd( 803) = -53.74601364;
psd( 804) = -54.19422913;
psd( 805) = -54.73182297;
psd( 806) = -55.35064697;
psd( 807) = -56.01926804;
psd( 808) = -56.67631531;
psd( 809) = -57.22924805;
psd( 810) = -57.57220459;
psd( 811) = -57.62951660;
psd( 812) = -57.39822769;
psd( 813) = -56.94571686;
psd( 814) = -56.36551285;
psd( 815) = -55.73629761;
psd( 816) = -55.10794067;
psd( 817) = -54.50540543;
psd( 818) = -53.93814468;
psd( 819) = -53.40784454;
psd( 820) = -52.91373825;
psd( 821) = -52.45538330;
psd( 822) = -52.03363800;
psd( 823) = -51.65065002;
psd( 824) = -51.30902863;
psd( 825) = -51.01096344;
psd( 826) = -50.75741577;
psd( 827) = -50.54748535;
psd( 828) = -50.37821198;
psd( 829) = -50.24447632;
psd( 830) = -50.13938904;
psd( 831) = -50.05485153;
psd( 832) = -49.98239136;
psd( 833) = -49.91410065;
psd( 834) = -49.84343719;
psd( 835) = -49.76580048;
psd( 836) = -49.67868042;
psd( 837) = -49.58119965;
psd( 838) = -49.47343445;
psd( 839) = -49.35556793;
psd( 840) = -49.22717667;
psd( 841) = -49.08697510;
psd( 842) = -48.93286133;
psd( 843) = -48.76240540;
psd( 844) = -48.57373810;
psd( 845) = -48.36615753;
psd( 846) = -48.14075470;
psd( 847) = -47.90048981;
psd( 848) = -47.64989471;
psd( 849) = -47.39448166;
psd( 850) = -47.13999939;
psd( 851) = -46.89179230;
psd( 852) = -46.65434265;
psd( 853) = -46.43106461;
psd( 854) = -46.22428894;
psd( 855) = -46.03540802;
psd( 856) = -45.86507416;
psd( 857) = -45.71340561;
psd( 858) = -45.58009720;
psd( 859) = -45.46438217;
psd( 860) = -45.36494827;
psd( 861) = -45.27969742;
psd( 862) = -45.20547485;
psd( 863) = -45.13791656;
psd( 864) = -45.07135773;
psd( 865) = -44.99918365;
psd( 866) = -44.91441727;
psd( 867) = -44.81075287;
psd( 868) = -44.68379974;
psd( 869) = -44.53222275;
psd( 870) = -44.35844040;
psd( 871) = -44.16874695;
psd( 872) = -43.97263336;
psd( 873) = -43.78174591;
psd( 874) = -43.60859299;
psd( 875) = -43.46550369;
psd( 876) = -43.36379623;
psd( 877) = -43.31334686;
psd( 878) = -43.32238007;
psd( 879) = -43.39743805;
psd( 880) = -43.54332733;
psd( 881) = -43.76309967;
psd( 882) = -44.05771637;
psd( 883) = -44.42552948;
psd( 884) = -44.86123657;
psd( 885) = -45.35425568;
psd( 886) = -45.88646317;
psd( 887) = -46.42948914;
psd( 888) = -46.94288635;
psd( 889) = -47.37551117;
psd( 890) = -47.67369843;
psd( 891) = -47.79642105;
psd( 892) = -47.73131561;
psd( 893) = -47.49983978;
psd( 894) = -47.14767075;
psd( 895) = -46.72774506;
psd( 896) = -46.28706360;
psd( 897) = -45.86108780;
psd( 898) = -45.47373962;
psd( 899) = -45.13969421;
psd( 900) = -44.86701584;
psd( 901) = -44.65919495;
psd( 902) = -44.51657104;
psd( 903) = -44.43717194;
psd( 904) = -44.41719818;
psd( 905) = -44.45133209;
psd( 906) = -44.53289032;
psd( 907) = -44.65403748;
psd( 908) = -44.80610657;
psd( 909) = -44.98014832;
psd( 910) = -45.16757965;
psd( 911) = -45.36101532;
psd( 912) = -45.55511475;
psd( 913) = -45.74708557;
psd( 914) = -45.93688583;
psd( 915) = -46.12683868;
psd( 916) = -46.32089233;
psd( 917) = -46.52354813;
psd( 918) = -46.73877716;
psd( 919) = -46.96910858;
psd( 920) = -47.21491241;
psd( 921) = -47.47416687;
psd( 922) = -47.74242783;
psd( 923) = -48.01337433;
psd( 924) = -48.27956772;
psd( 925) = -48.53356171;
psd( 926) = -48.76901245;
psd( 927) = -48.98142242;
psd( 928) = -49.16847229;
psd( 929) = -49.32962036;
psd( 930) = -49.46517181;
psd( 931) = -49.57528687;
psd( 932) = -49.65904236;
psd( 933) = -49.71417999;
psd( 934) = -49.73749542;
psd( 935) = -49.72591782;
psd( 936) = -49.67784882;
psd( 937) = -49.59437943;
psd( 938) = -49.47994232;
psd( 939) = -49.34204865;
psd( 940) = -49.19026947;
psd( 941) = -49.03507996;
psd( 942) = -48.88639450;
psd( 943) = -48.75268936;
psd( 944) = -48.64044952;
psd( 945) = -48.55403137;
psd( 946) = -48.49568176;
psd( 947) = -48.46600342;
psd( 948) = -48.46416473;
psd( 949) = -48.48826599;
psd( 950) = -48.53563309;
psd( 951) = -48.60284805;
psd( 952) = -48.68578339;
psd( 953) = -48.77945328;
psd( 954) = -48.87791443;
psd( 955) = -48.97422791;
psd( 956) = -49.06066895;
psd( 957) = -49.12942886;
psd( 958) = -49.17356491;
psd( 959) = -49.18836594;
psd( 960) = -49.17250824;
psd( 961) = -49.12879944;
psd( 962) = -49.06407928;
psd( 963) = -48.98836136;
psd( 964) = -48.91334534;
psd( 965) = -48.85083771;
psd( 966) = -48.81122589;
psd( 967) = -48.80243683;
psd( 968) = -48.82916260;
psd( 969) = -48.89236832;
psd( 970) = -48.98905945;
psd( 971) = -49.11231232;
psd( 972) = -49.25156403;
psd( 973) = -49.39355850;
psd( 974) = -49.52365112;
psd( 975) = -49.62802887;
psd( 976) = -49.69586182;
psd( 977) = -49.72120667;
psd( 978) = -49.70371246;
psd( 979) = -49.64798737;
psd( 980) = -49.56174850;
psd( 981) = -49.45373154;
psd( 982) = -49.33177948;
psd( 983) = -49.20171738;
psd( 984) = -49.06707764;
psd( 985) = -48.92951202;
psd( 986) = -48.78955460;
psd( 987) = -48.64759445;
psd( 988) = -48.50461578;
psd( 989) = -48.36270142;
psd( 990) = -48.22509003;
psd( 991) = -48.09590912;
psd( 992) = -47.97962952;
psd( 993) = -47.88045883;
psd( 994) = -47.80178452;
psd( 995) = -47.74583817;
psd( 996) = -47.71345139;
psd( 997) = -47.70411682;
psd( 998) = -47.71614456;
psd( 999) = -47.74708557;
psd(1000) = -47.79415512;
psd(1001) = -47.85469437;
psd(1002) = -47.92670441;
psd(1003) = -48.00915146;
psd(1004) = -48.10218048;
psd(1005) = -48.20708466;
psd(1006) = -48.32625580;
psd(1007) = -48.46290588;
psd(1008) = -48.62094498;
psd(1009) = -48.80474854;
psd(1010) = -49.01916504;
psd(1011) = -49.26957703;
psd(1012) = -49.56193924;
psd(1013) = -49.90303421;
psd(1014) = -50.30036163;
psd(1015) = -50.76186371;
psd(1016) = -51.29521942;
psd(1017) = -51.90605545;
psd(1018) = -52.59452057;
psd(1019) = -53.34849548;
psd(1020) = -54.13224030;
psd(1021) = -54.87031555;
psd(1022) = -55.43758774;
psd(1023) = -55.68418503;
psd(1024) = -55.51631165;
t=[0:(num_samples-1)]/k;
i = 1:k:num_samples;
figure;
subplot(3,4,1:3);
  plot(t,real(x),'-', t(i),real(x(i)),'ob',...
       t,imag(x),'-', t(i),imag(x(i)),'og');
  axis([0 num_symbols -1.2 1.2]);
  xlabel('time');
  ylabel('x(t)');
  grid on;
subplot(3,4,5:7);
  plot(t,real(y),'-', t(i),real(y(i)),'ob',...
       t,imag(y),'-', t(i),imag(y(i)),'og');
  axis([0 num_symbols -1.2 1.2]);
  xlabel('time');
  ylabel('y(t)');
  grid on;
subplot(3,4,4);
  plot(real(x),imag(x),'-',real(x(i)),imag(x(i)),'rs','MarkerSize',4);
  xlabel('I');
  ylabel('Q');
  axis([-1 1 -1 1]*1.2);
  axis square;
  grid on;
subplot(3,4,8);
  plot(real(y),imag(y),'-',real(y(i)),imag(y(i)),'rs','MarkerSize',4);
  xlabel('I');
  ylabel('Q');
  axis([-1 1 -1 1]*1.2);
  axis square;
  grid on;
f = [0:(nfft-1)]/nfft - 0.5;
subplot(3,4,9:12);
  plot(f,psd,'LineWidth',1.5);
  axis([-0.5 0.5 -60 20]);
  xlabel('Normalized Frequency [f/F_s]');
  ylabel('PSD [dB]');
  grid on;
